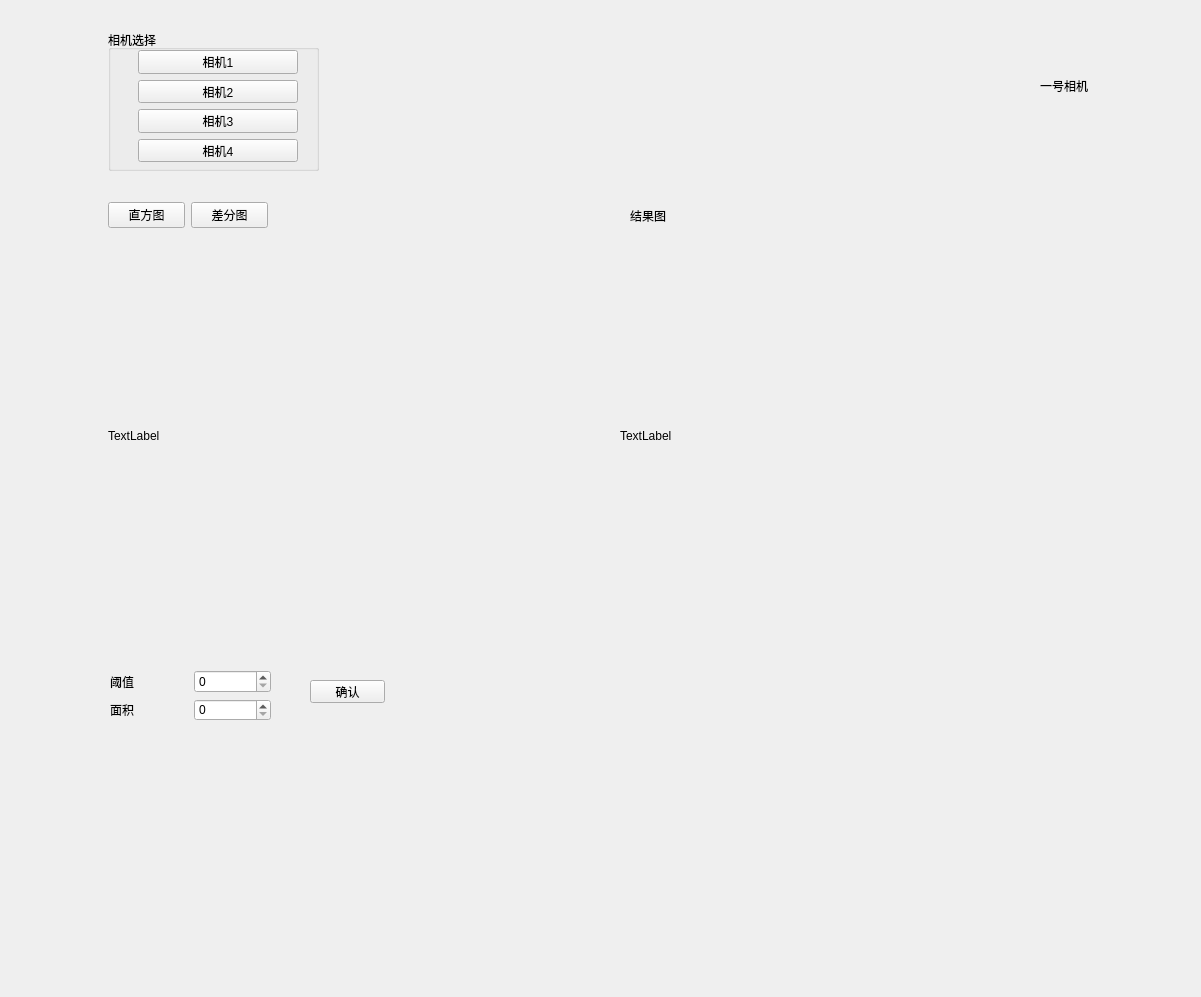
<?xml version="1.0" encoding="UTF-8"?>
<ui version="4.0">
 <class>Form</class>
 <widget class="QWidget" name="Form">
  <property name="geometry">
   <rect>
    <x>0</x>
    <y>0</y>
    <width>1201</width>
    <height>997</height>
   </rect>
  </property>
  <property name="windowTitle">
   <string>Form</string>
  </property>
  <widget class="QWidget" name="widget" native="true">
   <property name="geometry">
    <rect>
     <x>108</x>
     <y>200</y>
     <width>481</width>
     <height>441</height>
    </rect>
   </property>
   <widget class="QWidget" name="gridLayoutWidget_2">
    <property name="geometry">
     <rect>
      <x>0</x>
      <y>0</y>
      <width>160</width>
      <height>31</height>
     </rect>
    </property>
    <layout class="QGridLayout" name="gridLayout_4">
     <item row="0" column="0">
      <widget class="QPushButton" name="pushButton">
       <property name="text">
        <string>直方图</string>
       </property>
      </widget>
     </item>
     <item row="0" column="1">
      <widget class="QPushButton" name="pushButton_2">
       <property name="text">
        <string>差分图</string>
       </property>
      </widget>
     </item>
    </layout>
   </widget>
   <widget class="QWidget" name="widget_2" native="true">
    <property name="geometry">
     <rect>
      <x>0</x>
      <y>30</y>
      <width>481</width>
      <height>411</height>
     </rect>
    </property>
    <widget class="QLabel" name="label">
     <property name="geometry">
      <rect>
       <x>0</x>
       <y>0</y>
       <width>481</width>
       <height>411</height>
      </rect>
     </property>
     <property name="text">
      <string>TextLabel</string>
     </property>
    </widget>
   </widget>
  </widget>
  <widget class="QWidget" name="widget_3" native="true">
   <property name="geometry">
    <rect>
     <x>620</x>
     <y>200</y>
     <width>481</width>
     <height>441</height>
    </rect>
   </property>
   <widget class="QWidget" name="widget_4" native="true">
    <property name="geometry">
     <rect>
      <x>0</x>
      <y>30</y>
      <width>481</width>
      <height>411</height>
     </rect>
    </property>
    <widget class="QLabel" name="label_2">
     <property name="geometry">
      <rect>
       <x>0</x>
       <y>0</y>
       <width>481</width>
       <height>411</height>
      </rect>
     </property>
     <property name="text">
      <string>TextLabel</string>
     </property>
    </widget>
   </widget>
   <widget class="QLabel" name="label_3">
    <property name="geometry">
     <rect>
      <x>10</x>
      <y>10</y>
      <width>54</width>
      <height>12</height>
     </rect>
    </property>
    <property name="text">
     <string>结果图</string>
    </property>
   </widget>
  </widget>
  <widget class="QGroupBox" name="groupBox">
   <property name="geometry">
    <rect>
     <x>108</x>
     <y>30</y>
     <width>211</width>
     <height>141</height>
    </rect>
   </property>
   <property name="title">
    <string>相机选择</string>
   </property>
   <widget class="QWidget" name="verticalLayoutWidget">
    <property name="geometry">
     <rect>
      <x>30</x>
      <y>20</y>
      <width>160</width>
      <height>112</height>
     </rect>
    </property>
    <layout class="QVBoxLayout" name="verticalLayout">
     <item>
      <widget class="QPushButton" name="pushButton_4">
       <property name="text">
        <string>相机1</string>
       </property>
      </widget>
     </item>
     <item>
      <widget class="QPushButton" name="pushButton_6">
       <property name="text">
        <string>相机2</string>
       </property>
      </widget>
     </item>
     <item>
      <widget class="QPushButton" name="pushButton_5">
       <property name="text">
        <string>相机3</string>
       </property>
      </widget>
     </item>
     <item>
      <widget class="QPushButton" name="pushButton_3">
       <property name="text">
        <string>相机4</string>
       </property>
      </widget>
     </item>
    </layout>
   </widget>
  </widget>
  <widget class="QWidget" name="gridLayoutWidget">
   <property name="geometry">
    <rect>
     <x>110</x>
     <y>670</y>
     <width>161</width>
     <height>51</height>
    </rect>
   </property>
   <layout class="QGridLayout" name="gridLayout_3">
    <item row="0" column="1">
     <widget class="QSpinBox" name="spinBox"/>
    </item>
    <item row="0" column="0">
     <widget class="QLabel" name="label_4">
      <property name="text">
       <string>阈值</string>
      </property>
     </widget>
    </item>
    <item row="1" column="0">
     <widget class="QLabel" name="label_5">
      <property name="text">
       <string>面积</string>
      </property>
     </widget>
    </item>
    <item row="1" column="1">
     <widget class="QSpinBox" name="spinBox_2"/>
    </item>
   </layout>
  </widget>
  <widget class="QPushButton" name="pushButton_7">
   <property name="geometry">
    <rect>
     <x>310</x>
     <y>680</y>
     <width>75</width>
     <height>23</height>
    </rect>
   </property>
   <property name="text">
    <string>确认</string>
   </property>
  </widget>
  <widget class="QLabel" name="label_6">
   <property name="geometry">
    <rect>
     <x>1040</x>
     <y>70</y>
     <width>51</width>
     <height>31</height>
    </rect>
   </property>
   <property name="layoutDirection">
    <enum>Qt::LeftToRight</enum>
   </property>
   <property name="text">
    <string>一号相机</string>
   </property>
   <property name="textFormat">
    <enum>Qt::MarkdownText</enum>
   </property>
  </widget>
 </widget>
 <resources/>
 <connections/>
</ui>
